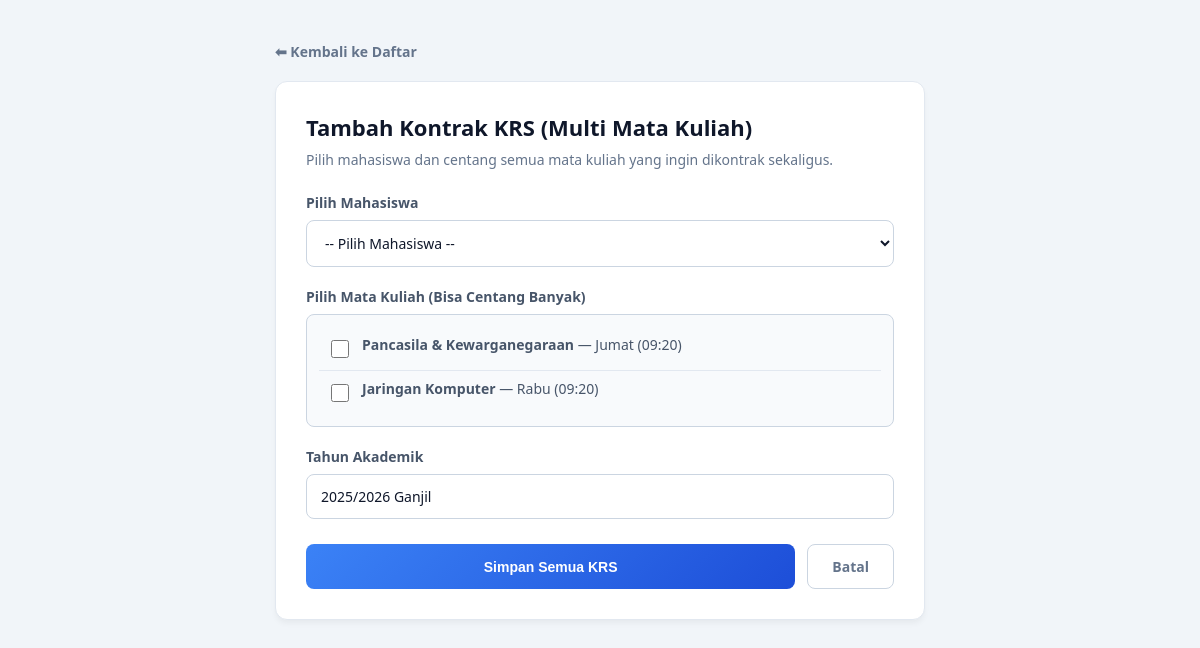
The app's page /KRS/tambah.php with its own data.
### tables this page shows
CREATE TABLE `jadwal` (
  `Id_Jadwal` varchar(15) NOT NULL,
  `Kode_Matakuliah` varchar(15) NOT NULL,
  `NIDN_Pengampu` varchar(15) NOT NULL,
  `Hari` varchar(20) NOT NULL,
  `Jam` varchar(20) NOT NULL,
  `Ruangan` varchar(20) NOT NULL
);

CREATE TABLE `matakuliah` (
  `Kode_Matakuliah` varchar(15) NOT NULL,
  `Nama_Matakuliah` varchar(30) NOT NULL,
  `SKS` int(11) NOT NULL,
  `semester` int(11) NOT NULL,
  `Sifat_Matakuliah` varchar(20) DEFAULT NULL,
  `Jenis_Matakuliah` varchar(30) DEFAULT NULL
);

### KRS/tambah.php (the view, shortened to what this page needs)
<?php
include '../koneksi.php';
$judul = "Tambah Kontrak KRS (Multi Mata Kuliah)";
$tombol = "Simpan Semua KRS";
$list_jadwal    = mysqli_query($koneksi, "SELECT jadwal.Id_Jadwal, matakuliah.Nama_Matakuliah, jadwal.Hari, jadwal.Jam
                    FROM jadwal
                    INNER JOIN matakuliah ON jadwal.Kode_Matakuliah = matakuliah.Kode_Matakuliah
                    ORDER BY jadwal.Hari ASC, jadwal.Jam ASC");
?>
<!DOCTYPE html>
<html lang="id">
<head>
</head>
<body>
    <div class="form-wrapper">
        <a href="index.php" class="btn-back">⬅ Kembali ke Daftar</a>
        <div class="form-container">
            <h2><?= $judul; ?></h2>
            <p>Pilih mahasiswa dan centang semua mata kuliah yang ingin dikontrak sekaligus.</p>
            <form action="proses_tambah.php" method="POST">
                <div class="form-group">
                    <label>Pilih Mahasiswa</label>
                    <select name="nim" class="form-control" required style="color: #0f172a;">
                        <option value="" disabled selected>-- Pilih Mahasiswa --</option>
                    </select>
                </div>
                <div class="form-group">
                    <label>Pilih Mata Kuliah (Bisa Centang Banyak)</label>
                    <div class="checkbox-container">
                        <?php while($j = mysqli_fetch_array($list_jadwal)) { ?>
                            <div class="checkbox-item">
                                <input type="checkbox" name="id_jadwal[]" value="<?= $j['Id_Jadwal']; ?>" id="jdw_<?= $j['Id_Jadwal']; ?>">
                                <label style="display:inline; font-weight:500; cursor:pointer;" for="jdw_<?= $j['Id_Jadwal']; ?>">
                                    <strong><?= $j['Nama_Matakuliah']; ?></strong> — <?= $j['Hari']; ?> (<?= substr($j['Jam'], 0, 5); ?>)
                                </label>
                            </div>
                        <?php } ?>
                    </div>
                </div>
                <div class="form-group">
                    <label>Tahun Akademik</label>
                    <input type="text" name="tahun_akademik" class="form-control" required placeholder="Contoh: 2025/2026 Ganjil" value="2025/2026 Ganjil">
                </div>
                <div class="button-group">
                    <button type="submit" name="proses" class="btn-submit"><?= $tombol; ?></button>
                    <a href="index.php" class="btn-cancel">Batal</a>
                </div>
            </form>
        </div>
    </div>
</body>
</html>

### KRS/tambah.php (style rules this page uses)
body { background-color: #f1f5f9; font-family: 'Segoe UI', -apple-system, sans-serif; margin: 0; padding: 40px; color: #1e293b; }
.form-wrapper { max-width: 650px; margin: 0 auto; }
.btn-back { display: inline-flex; align-items: center; text-decoration: none; color: #64748b; font-size: 14px; font-weight: 600; margin-bottom: 20px; }
.form-container { background-color: #ffffff; border-radius: 12px; padding: 30px; box-shadow: 0 4px 6px -1px rgba(0, 0, 0, 0.05); border: 1px solid #e2e8f0; }
.form-container h2 { margin: 0 0 8px 0; font-size: 22px; font-weight: 700; color: #0f172a; }
.form-container p { margin: 0 0 24px 0; font-size: 14px; color: #64748b; }
.form-group { margin-bottom: 20px; }
.form-group label { display: block; font-size: 14px; font-weight: 600; color: #475569; margin-bottom: 8px; }
.form-control { width: 100%; padding: 12px 14px; font-size: 14px; border-radius: 8px; border: 1px solid #cbd5e1; box-sizing: border-box; font-family: inherit; background-color: #ffffff; color: #0f172a; }
.checkbox-container { max-height: 250px; overflow-y: auto; border: 1px solid #cbd5e1; border-radius: 8px; padding: 12px; background: #f8fafc; }
.checkbox-item { display: flex; align-items: center; gap: 10px; padding: 8px; border-bottom: 1px solid #e2e8f0; font-size: 14px; }
.checkbox-item:last-child { border-bottom: none; }
.checkbox-item input[type="checkbox"] { width: 18px; height: 18px; cursor: pointer; }
.button-group { display: flex; gap: 12px; margin-top: 25px; }
.btn-submit { flex: 1; padding: 12px; background: linear-gradient(135deg, #3b82f6 0%, #1d4ed8 100%); color: #ffffff; border: none; border-radius: 8px; font-size: 14px; font-weight: 700; cursor: pointer; }
.btn-cancel { display: inline-flex; justify-content: center; align-items: center; text-decoration: none; padding: 12px 24px; background-color: #ffffff; color: #64748b; border: 1px solid #cbd5e1; border-radius: 8px; font-size: 14px; font-weight: 600; }

### records on screen
jadwal: Kode_Matakuliah.Nama_Matakuliah "Pancasila & Kewarganegaraan", Hari "Jumat", Jam "09:20"
jadwal: Kode_Matakuliah.Nama_Matakuliah "Jaringan Komputer", Hari "Rabu", Jam "09:20"

### other values on screen
$judul "Tambah Kontrak KRS (Multi Mata Kuliah)"
$tombol "Simpan Semua KRS"
